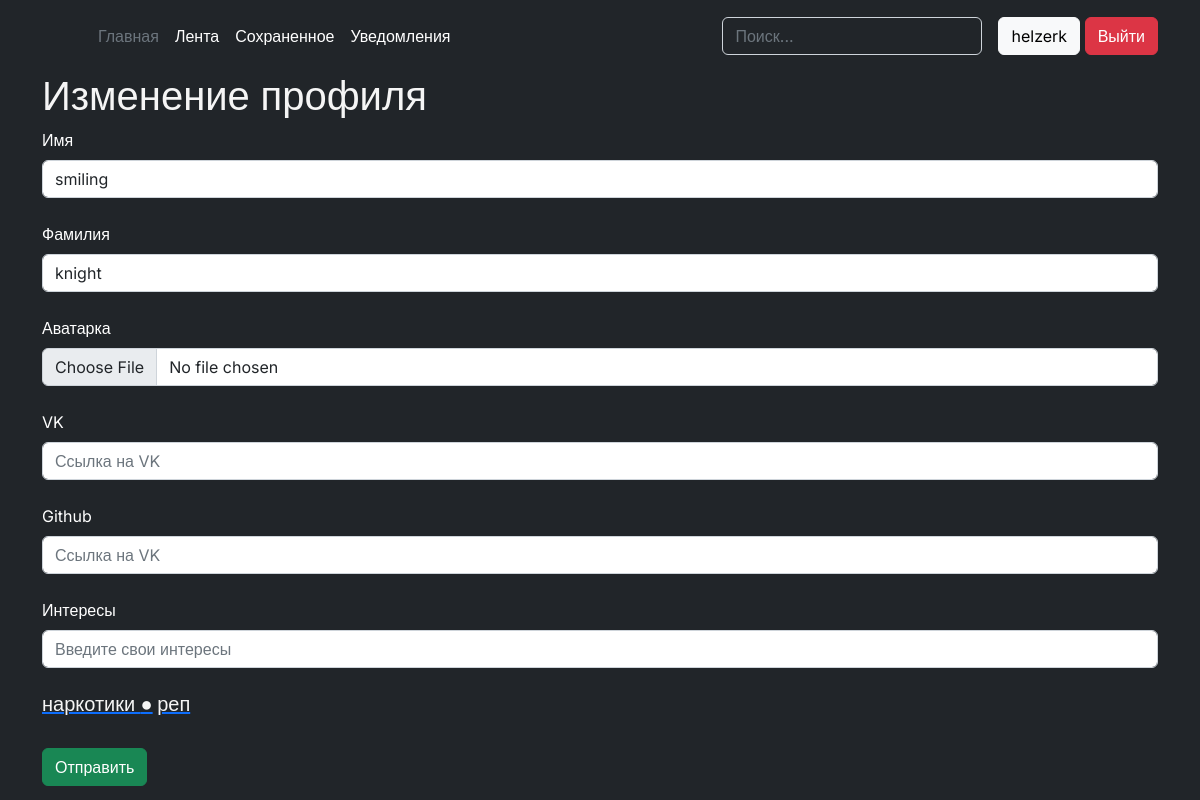
The app's page /profile/profile_edit/ (signed in) with its own data.
### core/models.py (models this page shows)
class Profile(models.Model):
    user = models.OneToOneField(User, on_delete=models.CASCADE)
    first_name = models.CharField(max_length=30, blank=True, null=True)
    surname = models.CharField(max_length=30, blank=True, null=True)
    avatar = models.ImageField(upload_to=validate_profile_avatar, null=True, blank=True)
    vk_social_link = models.CharField(max_length=150, null=True, blank=True, validators=[validate_vk_link])
    github_social_link = models.CharField(max_length=150, null=True, blank=True, validators=[validate_github_link])
    subscribers = models.ManyToManyField(User, related_name='subscribers')

class Interest(models.Model):
    title = models.CharField(max_length=25, null=True, blank=True)
    user = models.ForeignKey(Profile, on_delete=models.CASCADE)

### core/views.py (the view)
# urls.py: path('profile/profile_edit/', core_views.edit_user_profile, name='edit_profile'),
@login_required
def edit_user_profile(request):
    context = {}
    context['profile'] = get_object_or_404(Profile, user=request.user)
    context['interests'] = Interest.objects.filter(user=context['profile']).all()
    if request.method == "POST":
        try:
            edit_user_profile_controller(request, context)
        except ValueError:
            messages.error(request, 'Попробуйте ещё раз')
        return redirect('profile', username=request.user.username)
    form = EditProfileForm
    if Profile.objects.filter(user=request.user).first():
        profile = Profile.objects.get(user=request.user)
        context['profile'] = Profile.objects.filter(user=request.user).first()
        form = EditProfileForm(initial={
                                'first_name': profile.first_name,
                                'surname': profile.surname,
                                'vk_social_link': profile.vk_social_link,
                                'github_social_link': profile.github_social_link
                                })
    context['form'] = form
    return render(request, 'edit_profile.html', context=context)

### templates/edit_profile.html (shortened to what this page needs)
{% extends 'base.html' %}
{% block content %}
<div class="container">
    <h1>Изменение профиля</h1>
    <form method="POST" enctype="multipart/form-data">
        {% for field in form %}
            <label for="exampleFormControlInput1" class="form-label white-text">{{ field.label }}</label>
            {{ field }}
            <br>
        {% endfor %}
        {% for interest in interests %}
        <div class="d-inline-block">
            <a href="{% url 'delete_interest' interest_id=interest.id %}"><h5>{{ interest.title }} {% if interest != interests.last %}●{% endif %}</h5></a>
        </div>
        {% endfor %}
        <br>
        <br>
        <button class="btn btn-success">Отправить</button>
    </form>
</div>
{% endblock %}

### templates/base.html (shortened to what this page needs)
<!DOCTYPE html>
<html lang="en">
<head>
    <link rel="stylesheet" href="https://cdn.jsdelivr.net/npm/bootstrap@5.2.0/dist/css/bootstrap.min.css">
    {% load static %}
    <link rel="stylesheet" href="{% static 'css/base_style.css' %}">
</head>
<body>
    <header class="p-3 text-bg-dark">
        <div class="container">
            <div class="d-flex flex-wrap align-items-center justify-content-center justify-content-lg-start">
            <a href="/" class="d-flex align-items-center mb-2 mb-lg-0 text-white text-decoration-none">
                <svg class="bi me-2" width="40" height="32" role="img" aria-label="Bootstrap"><use xlink:href="#bootstrap"></use></svg>
            </a>
            <ul class="nav col-12 col-lg-auto me-lg-auto mb-2 justify-content-center mb-md-0">
                <li><a href="/" class="nav-link px-2 text-secondary">Главная</a></li>
                {% if request.user.is_authenticated %}
                    <li><a href="{% url 'feed' index_page=1 %}" class="nav-link px-2 text-white">Лента</a></li>
                    <li><a href="{% url 'saved_posts' %}" class="nav-link px-2 text-white">Сохраненное</a></li>
                    <li><a href="{% url 'notifications' %}" class="nav-link px-2 text-white">Уведомления</a></li>
                {% endif %}
            </ul>
            <form class="col-12 col-lg-auto mb-3 mb-lg-0 me-lg-3" role="search" method="POST" action="{% url 'search' %}">
                <input type="search" class="form-control form-control-dark text-bg-dark" placeholder="Поиск..." aria-label="Search" name="search_text">
            </form>
            {% if request.user.is_authenticated %}
            <div class="text-end">
                <a href="{% url 'profile' username=request.user.username %}"><button type="button" class="btn btn-light">{{ request.user.username }}</button></a>
                <a href="{% url 'logout' %}" style="text-decoration: none; color: white;"><button type="button" class="btn btn-danger">Выйти</a></button></a>
            </div>
            {% else %}
            <div class="text-end">
                <a href="{% url 'login' %}"><button type="button" class="btn btn-outline-light me-2">Войти</button></a>
                <a href="{% url 'register' %}" style="text-decoration: none; color: black;"><button type="button" class="btn btn-warning">Зарегистрироваться</a></button></a>
            </div>
            {% endif %}
            </div>
        </div>
    </header>
    {% block content %}
    {% endblock %}
</body>
</html>

### static/css/base_style.css (style rules this page uses)
body { background-color: #212529; font-family: 'Inter', sans-serif; }
h1, p, h2, h3, h4, h5 { color: whitesmoke; }
.white-text { color: white; }

### records on screen
Profile: form "smiling" "knight"
Interest: title "наркотики"
Interest: title "реп"

### other values on screen
{{ request.user.username }} "helzerk"
{{ field.label }} "Имя" "Фамилия" "Аватарка" "VK" "Github" "Интересы"
